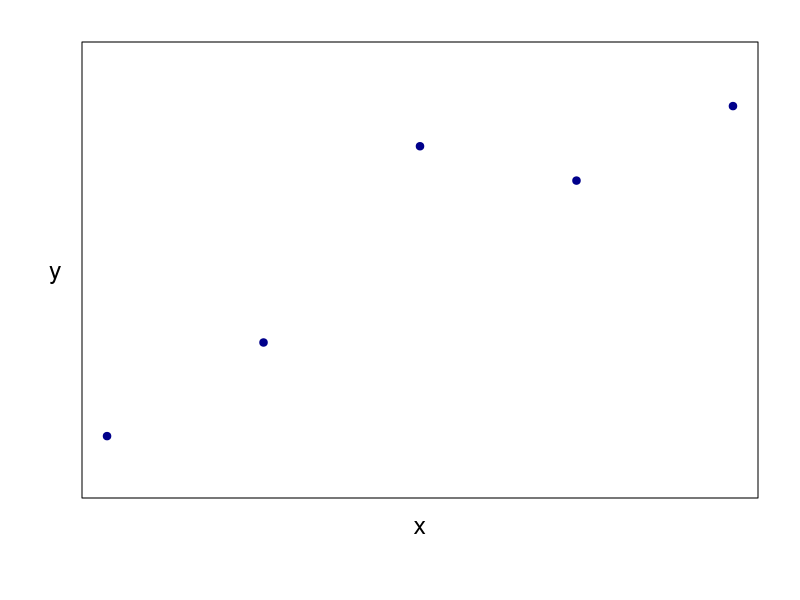
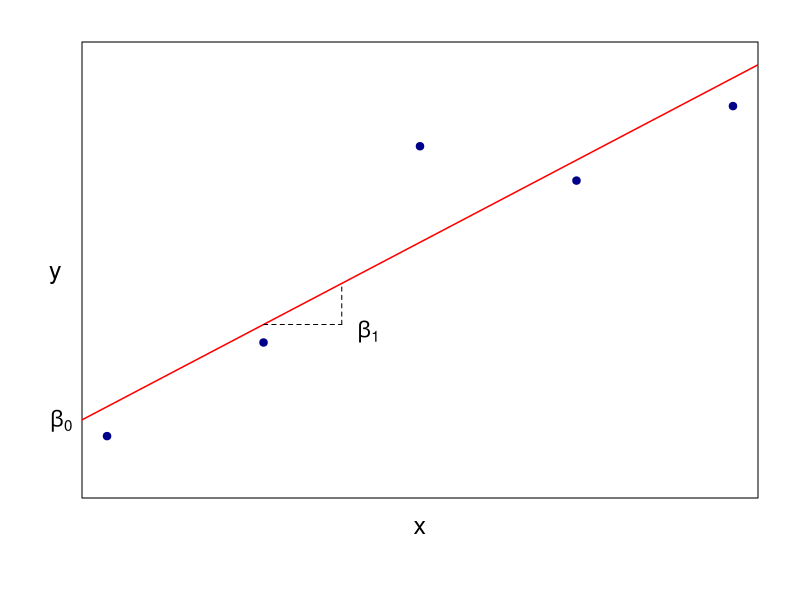
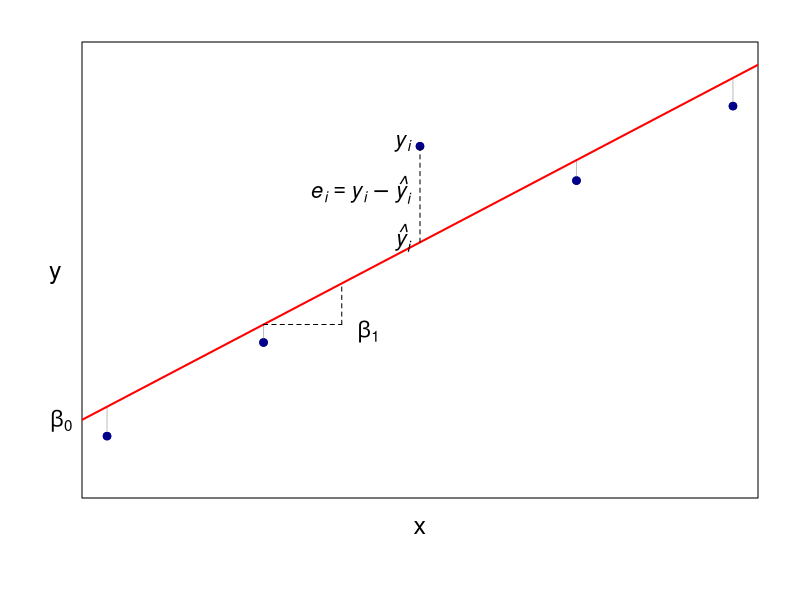
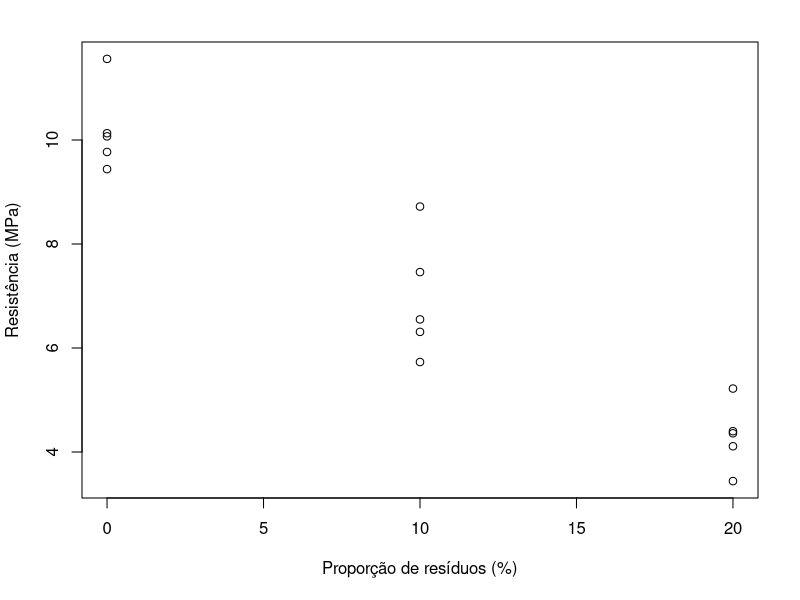
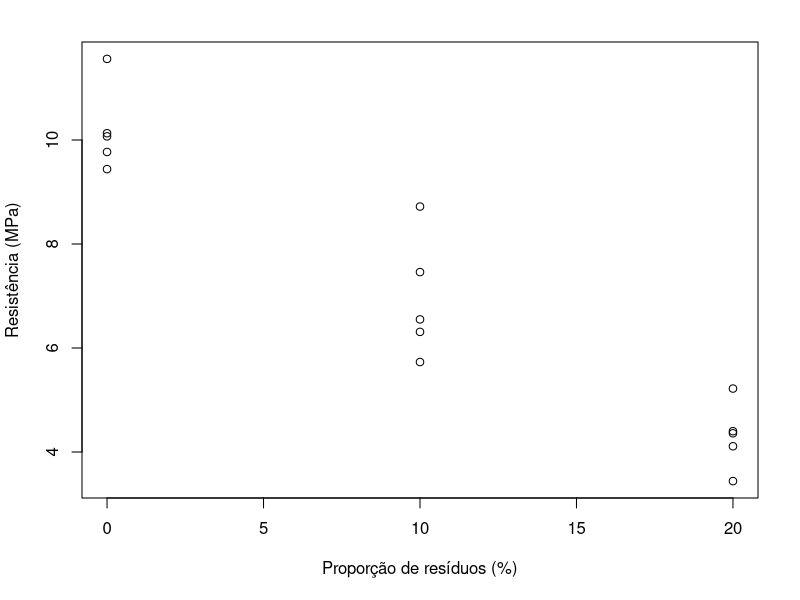

Recreate these plots in R, in order. (Note: this script raises an error after producing the figures.)
## ---- chunk 1
#| echo: false
#| label: fig-reta
#| cap-location: top
#| layout-ncol: 2
#| fig-cap: " A reta de regressão"
#| fig-subcap: 
#|   - "Dados"
#|   - "Reta e parâmetros"
#| fig-cap-location: top


set.seed(123)
u <- rnorm(5,0,1)
x<-seq(2,10,2)
y<-2+5*x+u*10
mod<-lm(y~x)
#--- Plot 1
par(mar = c(5.1,4.1,2.1,2.1)) # par(mar = c(5.1,4.1,4.1,2.1))

plot(x,y, pch = 19, col="darkblue", xaxt='n', yaxt='n', ann=FALSE, ylim = c(0,60))

mtext("y", side=2, line=1, cex=1.5, las=1)
mtext("x", side=1, line=1, cex=1.5, las=1)


#--- Plot 2

plot(x,y, pch = 19, col="darkblue", xaxt='n', yaxt='n', ann=FALSE, ylim = c(0,60))
abline(a=-1.105,b=5.840, col = "red", lwd = 1.5)

mtext("y", side=2, line=1, cex=1.5, las=1)
mtext("x", side=1, line=1, cex=1.5, las=1)

text(x = 5.3, y = mod$fitted.values[2]-1,
     expression(italic(~ beta[1])),cex=1.3)

segments(4,mod$fitted.values[2],5,mod$fitted.values[2], lty = "dashed")
segments(5,mod$fitted.values[2],
         5,(mod$fitted.values[2]+mod$fitted.values[3])/2, lty = "dashed")

mtext(text = expression(italic(~ beta[0])), 
      side = 2, 
      line = .5,
      outer = FALSE, 
      at = mod$fitted.values[1]-2, 
      las = 2,
      cex=1.3)
## ---- chunk 2
#| echo: false
#| label: fig-residuos
#| cap-location: top
#| fig-cap: "Os resíduos"
#| fig-cap-location: top

par(mar = c(5.1,4.1,2.1,2.1)) # par(mar = c(5.1,4.1,4.1,2.1))

plot(x,y, pch = 19, col="darkblue", xaxt='n', yaxt='n', ann=FALSE, ylim = c(0,60))
segments(x[-3], y[-3], x[-3], mod$fitted.values[-3], col="grey")
points(x,y, pch = 19, col="darkblue")
abline(a=-1.105,b=5.840, col = "red", lwd = 2)
segments(6,mod$fitted.values[3],6,y[3], lty = "dashed")
text(x = 6, y = y[3], expression(italic(~ y[i])), pos = 2,cex=1.3)
text(x = 6, y = (y[3]+mod$fitted.values[3])/2, expression(italic(e[i]==y[i]-hat(y)[i])), pos = 2, cex=1.3)
text(x = 6, y = mod$fitted.values[3], expression(italic(~ hat(y)[i])), pos = 2,cex=1.3)
text(x = 5.3, y = mod$fitted.values[2]-1,
     expression(italic(~ beta[1])),cex=1.3)
segments(4,mod$fitted.values[2],
         5,mod$fitted.values[2], lty = "dashed")
segments(5,mod$fitted.values[2],
         5,(mod$fitted.values[2]+mod$fitted.values[3])/2, lty = "dashed")
mtext(text = expression(italic(~ beta[0])), 
      side = 2, 
      line = .5,
      outer = FALSE, 
      at = mod$fitted.values[1]-2, 
      las = 2,
      cex=1.3)
mtext("y", side=2, line=1, cex=1.5, las=1)
mtext("x", side=1, line=1, cex=1.5, las=1)
## ---- chunk 3
library(readxl)
dados <- read_excel("dadosConnepi.xlsx", sheet = "ex1_compressao")

dados

dados$ps

str(dados)
## ---- chunk 4
plot(dados$ps,dados$rca,
     xlab = "Proporção de resíduos (%)",
     ylab = "Resistência (MPa)")
## ---- chunk 5
plot(rca~ps, data = dados,
     xlab = "Proporção de resíduos (%)",
     ylab = "Resistência (MPa)")
## ---- chunk 6
mod <- lm(rca ~ ps, data = dados)
summary(mod)
## ---- chunk 7
mod$fitted.values
## ---- chunk 8
# defina os novos valores
dadosnovos <- data.frame(ps=15)

# Use o modelo para predições
predict(mod, dadosnovos)

dadosnovos <- data.frame(ps=c(15, 16, 17))

predict(mod, dadosnovos)
## ---- chunk 9
summary(mod)
## ---- chunk 10
#| echo: false
#| label: fig-homohetero
#| cap-location: top
#| fig-cap: "Homocedasticidade e heterocedasticidade"
#| fig-cap-location: top


knitr::include_graphics("img/heterocedasticidade.png")
## ---- chunk 11
mod$residuals
mod$fitted.values
## ---- chunk 12
#| fig-cap: "Resíduos em função dos valores ajustados"
#| fig-cap-location: top
#| label: fig-resfit
plot(mod$fitted.values, mod$residuals)
abline(h = mean(mod$residuals), lty = 2, col = "red")
## ---- chunk 13
#| fig-cap: "QQ plot dos resíduos"
#| fig-cap-location: top
#| label: fig-qqplot


qqnorm(mod$residuals, col = "red")
qqline(mod$residuals)
## ---- chunk 14
#| message: false
#| warning: false
library(car) # carrega
## ---- chunk 15
#| fig-cap: "QQ plot dos resíduos com intervalo de confiança."
#| fig-cap-location: top
#| label: fig-qqplot2
qqPlot(mod$res, ylab = "Resíduos")
## ---- chunk 16
shapiro.test(mod$residuals)
## ---- chunk 17
#| message: false
#| warning: false
library(lmtest)
bptest(mod)
## ---- chunk 18
#| fig-cap: "Gráficos de diagnóstico do modelo"
#| fig-cap-location: top
#| label: fig-diagnosticos
par(mfrow = c(2,2))
plot(mod)
## ---- chunk 19
plot(mod, which = 4)
## ---- chunk 20
plot(rca ~ ps, 
     data=dados, pch = 19, col = "blue",
     xlab = "Proporção de resíduos (%)",
     ylab = "Resistência à Compressão")

abline(mod, col = "red", lwd = 1.5)
## ---- chunk 21
#| echo: false
#| label: tbl-fabrica
#| tbl-cap: "Primeiras seis observaçoes dos dados de custos mensais de uma fábrica de doces"
#| tbl-cap-location: top
fabrica <- read_excel("dadosConnepi.xlsx", 
                      sheet = "ex2_fabrica")
library(knitr)
  fabrica |> 
    head() |> 
    kable() 
## ---- chunk 22
library(car)
mod3 <- lm(ci ~ embalagem + toneladas, data = fabrica)

vif(mod3)
